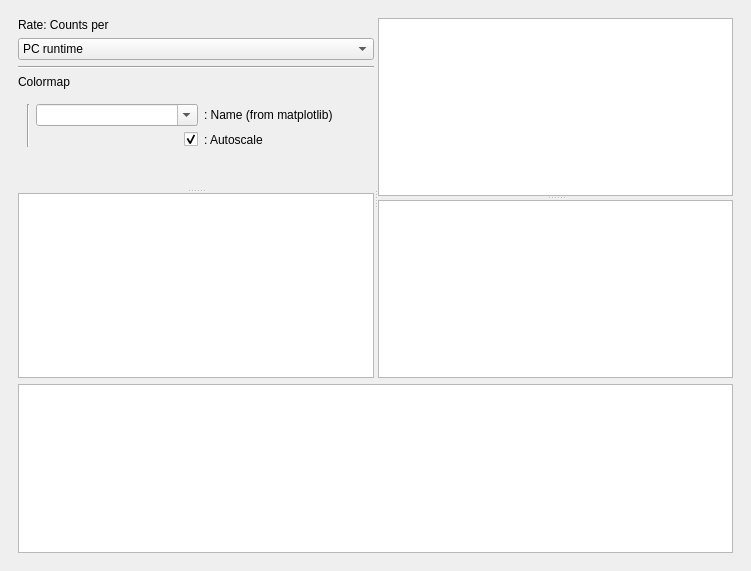
<?xml version="1.0" encoding="UTF-8"?>
<ui version="4.0">
 <class>Form</class>
 <widget class="QWidget" name="Form">
  <property name="geometry">
   <rect>
    <x>0</x>
    <y>0</y>
    <width>751</width>
    <height>571</height>
   </rect>
  </property>
  <property name="windowTitle">
   <string>Form</string>
  </property>
  <layout class="QVBoxLayout" name="verticalLayout">
   <property name="spacing">
    <number>0</number>
   </property>
   <property name="leftMargin">
    <number>0</number>
   </property>
   <property name="topMargin">
    <number>0</number>
   </property>
   <property name="rightMargin">
    <number>0</number>
   </property>
   <property name="bottomMargin">
    <number>0</number>
   </property>
   <item>
    <widget class="QWidget" name="widget_2" native="true">
     <layout class="QVBoxLayout" name="verticalLayout_7">
      <item>
       <widget class="QStackedWidget" name="snap_evolution_message">
        <property name="currentIndex">
         <number>1</number>
        </property>
        <widget class="QWidget" name="page">
         <layout class="QVBoxLayout" name="verticalLayout_10">
          <item>
           <widget class="QLabel" name="label_2">
            <property name="text">
             <string>Time analysis requires multiple snapshots. These can be created in the &quot;Live&quot; tab, both manually by clicking a button and automatically after timed runs.</string>
            </property>
            <property name="wordWrap">
             <bool>true</bool>
            </property>
           </widget>
          </item>
         </layout>
        </widget>
        <widget class="QWidget" name="content_page">
         <layout class="QVBoxLayout" name="verticalLayout_9">
          <item>
           <widget class="QWidget" name="plots" native="true">
            <layout class="QHBoxLayout" name="horizontalLayout_5">
             <property name="spacing">
              <number>0</number>
             </property>
             <property name="leftMargin">
              <number>0</number>
             </property>
             <property name="topMargin">
              <number>0</number>
             </property>
             <property name="rightMargin">
              <number>0</number>
             </property>
             <property name="bottomMargin">
              <number>0</number>
             </property>
             <item>
              <widget class="QSplitter" name="splitter_h">
               <property name="orientation">
                <enum>Qt::Horizontal</enum>
               </property>
               <widget class="QWidget" name="widget_4" native="true">
                <layout class="QVBoxLayout" name="verticalLayout_2">
                 <property name="spacing">
                  <number>0</number>
                 </property>
                 <property name="leftMargin">
                  <number>0</number>
                 </property>
                 <property name="topMargin">
                  <number>0</number>
                 </property>
                 <property name="rightMargin">
                  <number>0</number>
                 </property>
                 <property name="bottomMargin">
                  <number>0</number>
                 </property>
                 <item>
                  <widget class="QSplitter" name="splitter_v1">
                   <property name="orientation">
                    <enum>Qt::Vertical</enum>
                   </property>
                   <widget class="QWidget" name="widget_6" native="true">
                    <property name="sizePolicy">
                     <sizepolicy hsizetype="Preferred" vsizetype="Expanding">
                      <horstretch>0</horstretch>
                      <verstretch>1</verstretch>
                     </sizepolicy>
                    </property>
                    <layout class="QVBoxLayout" name="verticalLayout_6">
                     <item>
                      <widget class="QLabel" name="label">
                       <property name="sizePolicy">
                        <sizepolicy hsizetype="Maximum" vsizetype="Preferred">
                         <horstretch>0</horstretch>
                         <verstretch>0</verstretch>
                        </sizepolicy>
                       </property>
                       <property name="text">
                        <string>Rate: Counts per</string>
                       </property>
                      </widget>
                     </item>
                     <item>
                      <widget class="QComboBox" name="time_type">
                       <property name="currentIndex">
                        <number>2</number>
                       </property>
                       <item>
                        <property name="text">
                         <string>device livetime</string>
                        </property>
                       </item>
                       <item>
                        <property name="text">
                         <string>device runtime</string>
                        </property>
                       </item>
                       <item>
                        <property name="text">
                         <string>PC runtime</string>
                        </property>
                       </item>
                      </widget>
                     </item>
                     <item>
                      <widget class="Line" name="line">
                       <property name="orientation">
                        <enum>Qt::Horizontal</enum>
                       </property>
                      </widget>
                     </item>
                     <item>
                      <widget class="QLabel" name="label_8">
                       <property name="text">
                        <string>Colormap</string>
                       </property>
                      </widget>
                     </item>
                     <item>
                      <widget class="QWidget" name="widget" native="true">
                       <layout class="QGridLayout" name="gridLayout">
                        <item row="0" column="0" rowspan="2">
                         <widget class="Line" name="line_2">
                          <property name="orientation">
                           <enum>Qt::Vertical</enum>
                          </property>
                         </widget>
                        </item>
                        <item row="1" column="2">
                         <widget class="QLabel" name="cb_autoscale_label">
                          <property name="text">
                           <string>: Autoscale</string>
                          </property>
                         </widget>
                        </item>
                        <item row="0" column="2">
                         <widget class="QLabel" name="label_3">
                          <property name="text">
                           <string>: Name (from matplotlib)</string>
                          </property>
                         </widget>
                        </item>
                        <item row="0" column="1">
                         <widget class="QComboBox" name="colormap">
                          <property name="editable">
                           <bool>true</bool>
                          </property>
                         </widget>
                        </item>
                        <item row="1" column="1">
                         <widget class="QCheckBox" name="cb_autoscale">
                          <property name="layoutDirection">
                           <enum>Qt::RightToLeft</enum>
                          </property>
                          <property name="text">
                           <string/>
                          </property>
                          <property name="checked">
                           <bool>true</bool>
                          </property>
                         </widget>
                        </item>
                       </layout>
                      </widget>
                     </item>
                     <item>
                      <spacer name="verticalSpacer">
                       <property name="orientation">
                        <enum>Qt::Vertical</enum>
                       </property>
                       <property name="sizeHint" stdset="0">
                        <size>
                         <width>20</width>
                         <height>40</height>
                        </size>
                       </property>
                      </spacer>
                     </item>
                    </layout>
                   </widget>
                   <widget class="QWidget" name="widget_7" native="true">
                    <property name="sizePolicy">
                     <sizepolicy hsizetype="Preferred" vsizetype="Expanding">
                      <horstretch>0</horstretch>
                      <verstretch>1</verstretch>
                     </sizepolicy>
                    </property>
                    <layout class="QVBoxLayout" name="verticalLayout_8">
                     <property name="spacing">
                      <number>0</number>
                     </property>
                     <property name="leftMargin">
                      <number>0</number>
                     </property>
                     <property name="topMargin">
                      <number>0</number>
                     </property>
                     <property name="rightMargin">
                      <number>0</number>
                     </property>
                     <property name="bottomMargin">
                      <number>0</number>
                     </property>
                     <item>
                      <widget class="PlotWidget" name="plot_channel"/>
                     </item>
                    </layout>
                   </widget>
                  </widget>
                 </item>
                </layout>
               </widget>
               <widget class="QWidget" name="widget_5" native="true">
                <layout class="QVBoxLayout" name="verticalLayout_3">
                 <property name="spacing">
                  <number>0</number>
                 </property>
                 <property name="leftMargin">
                  <number>0</number>
                 </property>
                 <property name="topMargin">
                  <number>0</number>
                 </property>
                 <property name="rightMargin">
                  <number>0</number>
                 </property>
                 <property name="bottomMargin">
                  <number>0</number>
                 </property>
                 <item>
                  <widget class="QSplitter" name="splitter_v2">
                   <property name="orientation">
                    <enum>Qt::Vertical</enum>
                   </property>
                   <widget class="QWidget" name="widget_9" native="true">
                    <property name="sizePolicy">
                     <sizepolicy hsizetype="Preferred" vsizetype="Expanding">
                      <horstretch>0</horstretch>
                      <verstretch>1</verstretch>
                     </sizepolicy>
                    </property>
                    <layout class="QVBoxLayout" name="verticalLayout_4">
                     <property name="spacing">
                      <number>0</number>
                     </property>
                     <property name="leftMargin">
                      <number>0</number>
                     </property>
                     <property name="topMargin">
                      <number>0</number>
                     </property>
                     <property name="rightMargin">
                      <number>0</number>
                     </property>
                     <property name="bottomMargin">
                      <number>0</number>
                     </property>
                     <item>
                      <widget class="PlotWidget" name="plot_time"/>
                     </item>
                     <item>
                      <widget class="QWidget" name="plot_time_markers_widget" native="true"/>
                     </item>
                    </layout>
                   </widget>
                   <widget class="QWidget" name="widget_8" native="true">
                    <property name="sizePolicy">
                     <sizepolicy hsizetype="Preferred" vsizetype="Expanding">
                      <horstretch>0</horstretch>
                      <verstretch>1</verstretch>
                     </sizepolicy>
                    </property>
                    <layout class="QVBoxLayout" name="verticalLayout_5">
                     <property name="spacing">
                      <number>0</number>
                     </property>
                     <property name="leftMargin">
                      <number>0</number>
                     </property>
                     <property name="topMargin">
                      <number>0</number>
                     </property>
                     <property name="rightMargin">
                      <number>0</number>
                     </property>
                     <property name="bottomMargin">
                      <number>0</number>
                     </property>
                     <item>
                      <widget class="PlotWidget" name="main_plot"/>
                     </item>
                    </layout>
                   </widget>
                  </widget>
                 </item>
                </layout>
               </widget>
              </widget>
             </item>
            </layout>
           </widget>
          </item>
          <item>
           <widget class="GraphicsView" name="colorbarholder">
            <property name="sizePolicy">
             <sizepolicy hsizetype="Expanding" vsizetype="Fixed">
              <horstretch>0</horstretch>
              <verstretch>0</verstretch>
             </sizepolicy>
            </property>
            <property name="minimumSize">
             <size>
              <width>0</width>
              <height>100</height>
             </size>
            </property>
           </widget>
          </item>
         </layout>
        </widget>
       </widget>
      </item>
     </layout>
    </widget>
   </item>
  </layout>
 </widget>
 <customwidgets>
  <customwidget>
   <class>PlotWidget</class>
   <extends>QGraphicsView</extends>
   <header>pyqtgraph</header>
  </customwidget>
  <customwidget>
   <class>GraphicsView</class>
   <extends>QGraphicsView</extends>
   <header>pyqtgraph</header>
  </customwidget>
 </customwidgets>
 <resources/>
 <connections/>
</ui>
